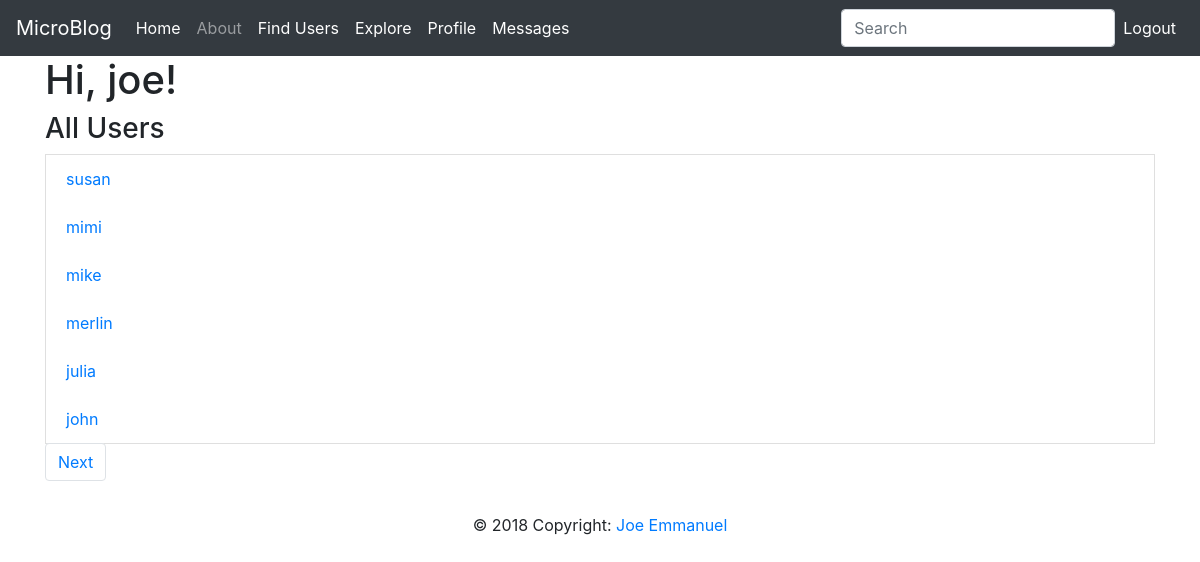
The page /all_users (signed in) on the database its author committed.
### app/models.py (models this page shows, shortened)
class User(UserMixin, db.Model):
    __tablename__ = 'user'
    id = db.Column(db.Integer, primary_key=True)
    username = db.Column(db.String(64), index=True, unique=True)
    email = db.Column(db.String(64), index=True, unique=True)
    password_hash = db.Column(db.String(128))
    posts = db.relationship('Post', backref='author', lazy='dynamic')
    about_me = db.Column(db.String(140))
    last_seen = db.Column(db.DateTime, default=datetime.utcnow)
    followed = db.relationship(
        'User', secondary=followers,
        primaryjoin=(followers.c.follower_id == id),
        secondaryjoin=(followers.c.followed_id == id),
        backref=db.backref('followers', lazy='dynamic'), lazy='dynamic')
    messages_sent = db.relationship('Message', foreign_keys='Message.sender_id',
                                    backref='author', lazy='dynamic')
    messages_received = db.relationship('Message', foreign_keys='Message.recipient_id',
                                        backref='recipient', lazy='dynamic')
    last_message_read_time = db.Column(db.DateTime)
    def new_messages(self):
        last_read_time = self.last_message_read_time or datetime(1900, 1, 1)
        return Message.query.filter_by(recipient=self).filter(Message.timestamp
                                                              > last_read_time).count()

### app/main/routes.py (the view)
@bp.route('/all_users')
@login_required
def all_users():
    page = request.args.get('page', 1, type=int)
    users = User.query.order_by(User.username.desc()).paginate(page, current_app.config['USERS_PER_PAGE'], False)  # attempting to implement a situation where a user can view other users
    posts = Post.query.order_by(Post.timestamp.desc()).paginate(page, current_app.config['POSTS_PER_PAGE'], False)
    next_url = url_for('main.all_users', page=users.next_num) if users.has_next else None
    prev_url = url_for('main.all_users', page=users.prev_num) if users.has_prev else None
    return render_template('all_users.html', users=users.items, title='All Users', next_url=next_url, prev_url=prev_url)

### app/main/forms.py
class SearchForm(FlaskForm):
    q = StringField('Search', validators=[DataRequired()])
    def __init__(self, *args, **kwargs):
        if 'formdata' not in kwargs:
            kwargs['formdata'] = request.args
        if 'csrf_enabled' not in kwargs:
            kwargs['csrf_enabled'] = False
        super(SearchForm, self).__init__(*args, **kwargs)

### app/main/routes.py (called while the page is built)
@bp.before_request
def before_request():
    if current_user.is_authenticated:
        current_user.last_seen = datetime.utcnow()
        db.session.commit()
        g.search_form = SearchForm()

### app/models.py (called while the page is built)
@login.user_loader
def loaded_user(id):
    return User.query.get(int(id))

### app/templates/all_users.html (shortened to what this page needs)
{% extends "base.html" %}
{% block content %}
    <h1>Hi, {{ current_user.username }}!</h1>
    {% if users %}
    <h3>All Users</h3>
    {% for user in users %}
    <ul class="list-group-item"><a href="{{ url_for('main.user', username=user.username) }}">{{ user.username }} </a></ul>
    {% endfor %}
    {% endif %}
    <nav aria-label="...">
  <ul class="pagination">
      {% if next_url %}
      <li class="page-item">
      <a class="page-link" href="{{ next_url }}">Next</a>
    </li>
      {% endif %}
  </ul>
</nav>
{% endblock %}

### rows shown on the page
User: username "joe"
User: username "susan"
User: username "mimi"
User: username "mike"
User: username "merlin"
User: username "julia"
User: username "john"

### other values the page prints
{{ 'Messages' }} "Messages"
